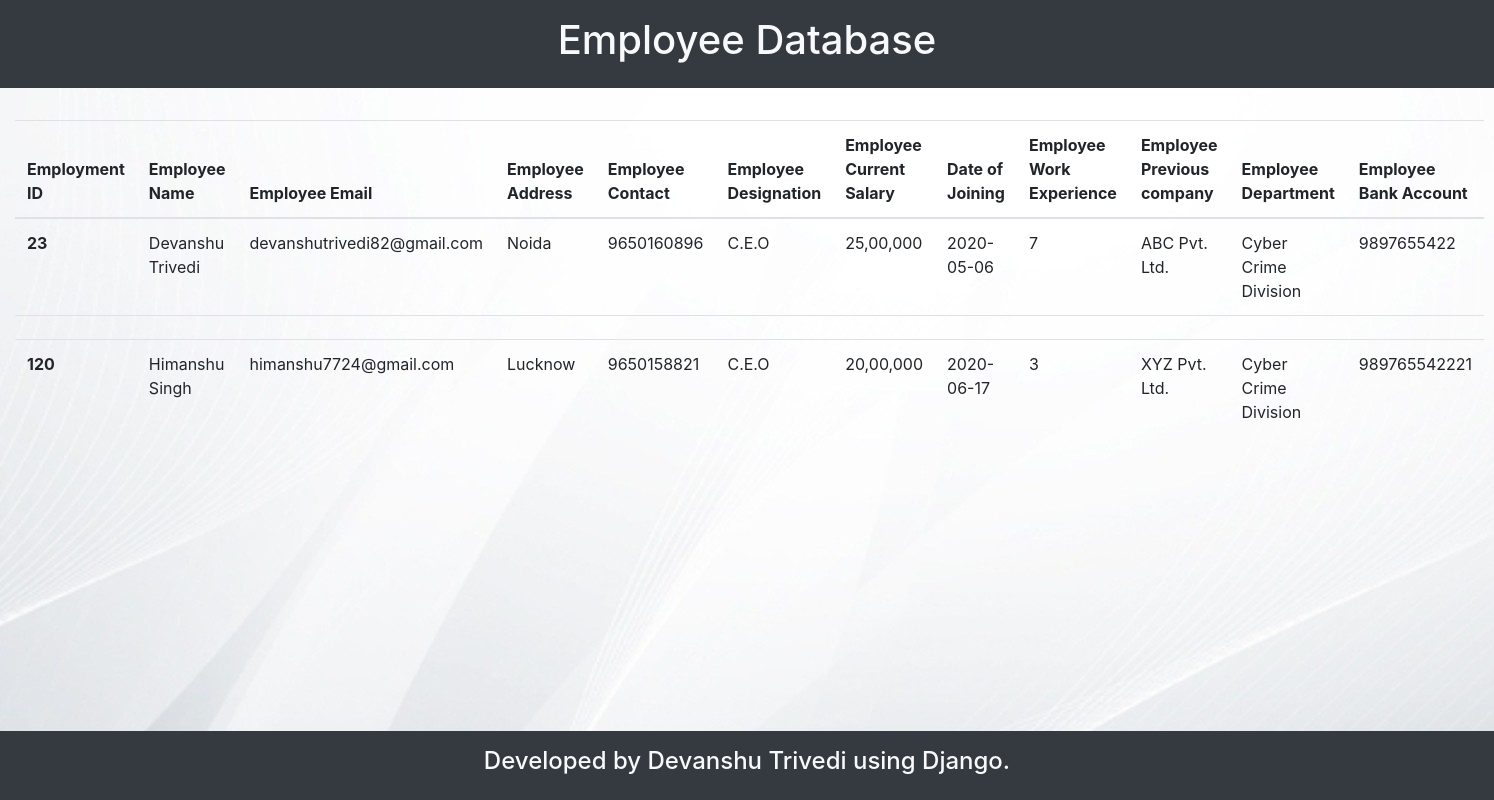
The page / on the database its author committed.
### employee/models.py (models this page shows, shortened)
class employee(models.Model):
    eid =models.CharField(max_length=50)
    ename =models.TextField(default='Mr.')
    eemail =models.CharField(max_length=50)
    eaddress= models.TextField(max_length=50)
    econtact =models.CharField(max_length=50)
    edesign =models.CharField(max_length=50)
    ecursal =models.CharField(max_length=50)
    edoj =models.CharField(max_length=50)
    ewexp =models.CharField(max_length=50)
    epcomp =models.CharField(max_length=50)
    edpt =models.CharField(max_length=50)
    eba =models.CharField(max_length=50,default="")

### employee/views.py (the view)
# urls.py: url(r'$', views.show,name='show'),
def show(request):
    obj=employee.objects.all()
    return render(request, 'show_emp.html',{'obj':obj})

### employee/templates/show_emp.html (shortened to what this page needs)
{% load static %}
<!doctype html>
<html lang="en">
  <head>
    <link rel="stylesheet" href="https://maxcdn.bootstrapcdn.com/bootstrap/4.0.0/css/bootstrap.min.css">
    <link rel="stylesheet" type="text/css" href="{%static 'css/style.css' %}">
  </head>
  <body>
    <header class="fixed-top">
      <div class="container-fluid-md py-3 text-center bg-dark text-light">
        <h1> Employee Database</h1>
      </div>
    </header>
      <br><br><br>
      <div class="container-fluid my-5">
      <table class="table table-hover">
        <thead>
          <tr>
            <th scope="col">Employment ID</th>
            <th scope="col">Employee Name</th>
            <th scope="col">Employee Email</th>
            <th scope="col">Employee Address</th>
            <th scope="col">Employee Contact</th>
            <th scope="col">Employee Designation</th>
            <th scope="col">Employee Current Salary</th>
            <th scope="col">Date of Joining</th>
            <th scope="col">Employee Work Experience</th>
            <th scope="col">Employee Previous company</th>
            <th scope="col">Employee Department</th>
            <th scope="col">Employee Bank Account</th>
          </tr>
        </thead>
        <tbody>
          {% if obj %}
          {% for obj in obj %}
          <tr>
            <th scope="row">{{obj.eid}}</th>
            <td>{{obj.ename}}</td>
            <td>{{obj.eemail}}</td>
            <td>{{obj.eaddress}}</td>
            <td>{{obj.econtact}}</td>
            <td>{{obj.edesign}}</td>
            <td>{{obj.ecursal}}</td>
            <td>{{obj.edoj}}</td>
            <td>{{obj.ewexp}}</td>
            <td>{{obj.epcomp}}</td>
            <td>{{obj.edpt}}</td>
            <td>{{obj.eba}}</td>
          </tr>
          <tr>
          {% endfor %}
          {% endif %}
        </tbody>
      </table>
      </div>
    <footer class="fixed-bottom">
      <div class="container-fluid-md py-3 text-center bg-dark text-light">
        <h4> Developed by Devanshu Trivedi using Django.</h4>
      </div>
    </footer>
  </body>
</html>

### employee/static/css/style.css (style rules this page uses)
body { background-image: url('images/background.jpg'); background-repeat: no-repeat; float: none; }

### rows shown on the page
employee: eid "23", ename "Devanshu Trivedi", eemail "devanshutrivedi82@gmail.com", eaddress "Noida", econtact "9650160896", edesign "C.E.O", ecursal "25,00,000", edoj "2020-05-06", ewexp "7", epcomp "ABC Pvt. Ltd.", edpt "Cyber Crime Division", eba "9897655422"
employee: eid "120", ename "Himanshu Singh", eemail "himanshu7724@gmail.com", eaddress "Lucknow", econtact "9650158821", edesign "C.E.O", ecursal "20,00,000", edoj "2020-06-17", ewexp "3", epcomp "XYZ Pvt. Ltd.", edpt "Cyber Crime Division", eba "989765542221"
